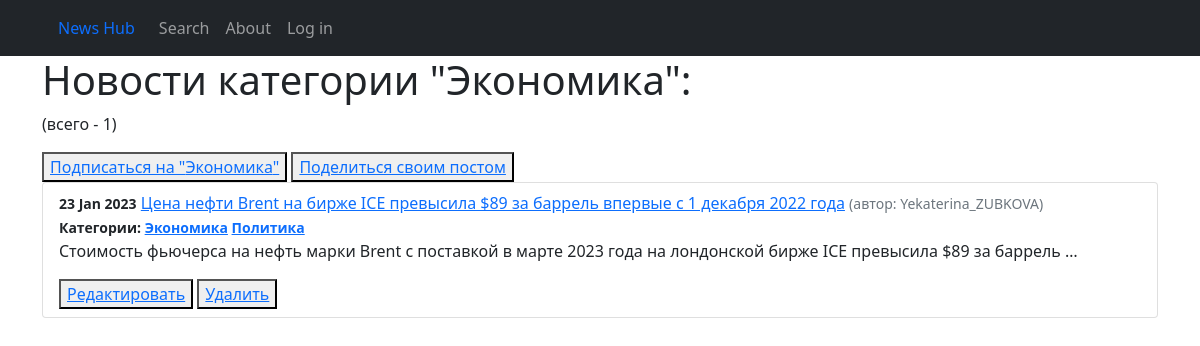
The app's page /categories/1, older data.
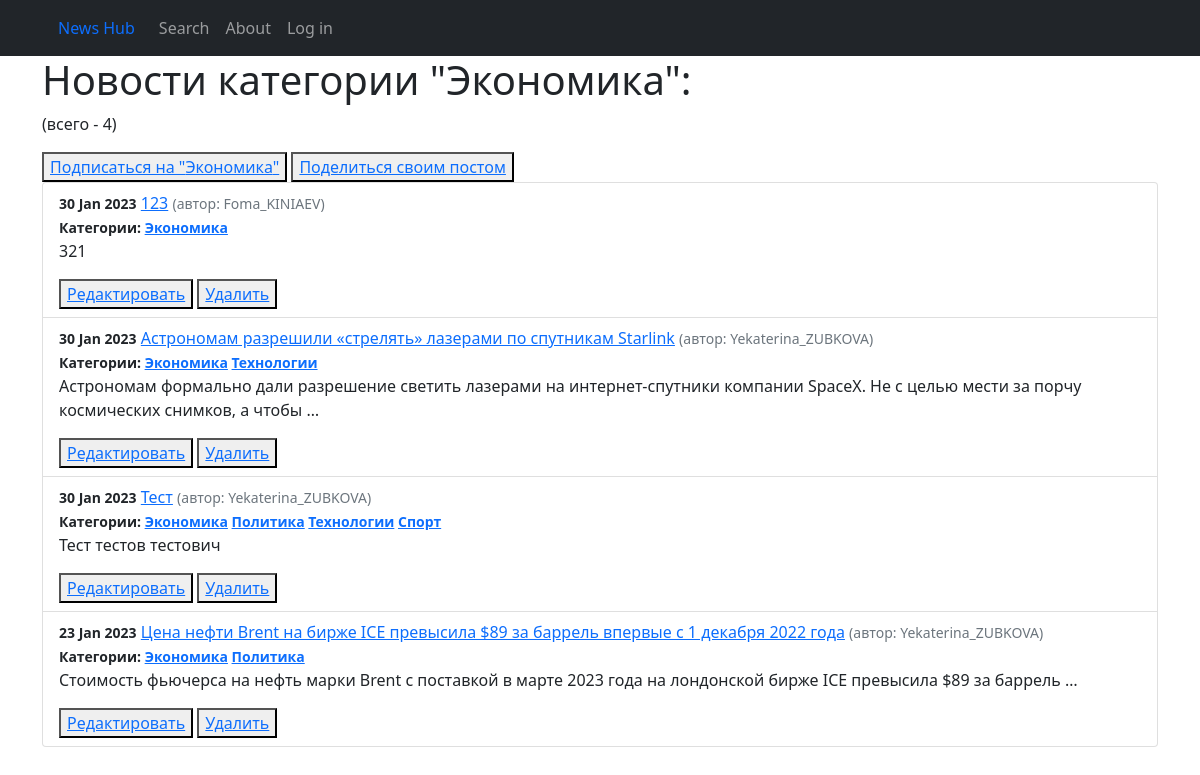
The same page, newer data.
### news/models.py (models this page shows, shortened)
class Post(models.Model):
    author = models.ForeignKey(Author, on_delete=models.CASCADE)
    type = models.CharField(max_length=1, choices=POST_TYPES)
    creation_date = models.DateTimeField(auto_now_add=True)
    category = models.ManyToManyField(Category, through='PostCategory')
    title = models.CharField(max_length=255)
    text = models.TextField()
    _rating = models.IntegerField(default=0, db_column='rating')

class Author(models.Model):
    user = models.OneToOneField(User, on_delete=models.CASCADE)
    _rating = models.IntegerField(default=0)
    def __str__(self):
        return f'{self.user}'

class Category(models.Model):
    theme = models.CharField(max_length=50, unique=True)
    subscribers = models.ManyToManyField(User, related_name='categories')
    def __str__(self):
        return f'{self.theme}'

### news/views.py (the view)
# urls.py: path('categories/<int:pk>', CategoryPostsList.as_view(), name='category_list'),
class CategoryPostsList(ListView):
    model = Post
    template_name = 'category_list.html'
    context_object_name = 'category_post_list'
    def get_queryset(self):
        self.category = get_object_or_404(Category, id=self.kwargs['pk'])
        queryset = Post.objects.filter(category=self.category).order_by('-_rating', '-creation_date')
        return queryset
    def get_context_data(self, **kwargs):
        context = super().get_context_data()
        context['is_not_subscribed'] = self.request.user not in self.category.subscribers.all()
        context['category'] = self.category
        return context

### templates/category_list.html (shortened to what this page needs)
{% extends 'flatpages/default.html' %}
{% load custom_filters %}
{% block content %}
    <h1>Новости категории "{{ category }}":</h1>
    <p>(всего - {{ category_post_list|length }})</p>
    {% if is_not_subscribed %}
    <button><a href="{% url 'subscribe' category.id %}">Подписаться на "{{ category }}"</a></button>
    {% else %}
    <p>Вы подписаны на данную категорию новостей.</p>
    {% endif %}
    <button><a href="{% url 'post_add' %}">Поделиться своим постом</a></button>
    <ul class="list-group list-group-flash">
        {% for post in category_post_list %}
            <li class="list-group-item">
                <small class="fw-bold">{{ post.creation_date|date:"d M Y" }}</small>
                <a href="../{{post.id}}">{{ post.title }}</a>
                <small class="text-muted">(автор: {{ post.author }})</small><br>
                <small class="fw-bold">Категории:
                    {% for category in post.category.all %}
                        <a href="{% url 'category_list' category.id %}">{{ category }}</a>
                    {% endfor %}
                </small>
                <p>{{ post.text|truncatewords:20 }}</p>
                <button><a href="{% url 'post_edit' post.id %}">Редактировать</a></button>
                <button><a href="{% url 'post_delete' post.id %}">Удалить</a></button>
            </li>
        {% endfor %}
    </ul>
{% endblock content %}

Row changes from the older to the newer data that the page shows:
added Post: creation_date "30 Jan 2023", title "123", author "Foma_KINIAEV", text "321", Category (theme "Экономика")
added Post: creation_date "30 Jan 2023", title "Астрономам разрешили «стрелять» лазерами по спутникам Starlink", author "Yekaterina_ZUBKOVA", text "Астрономам формально дали разрешение светить лазерами на интернет-спутники компании SpaceX. Не с целью мести за порчу космических снимков, а чтобы …", Category (theme "Экономика")
now on this page (row unchanged): Category: theme "Технологии"
added Post: creation_date "30 Jan 2023", title "Тест", author "Yekaterina_ZUBKOVA", text "Тест тестов тестович", Category (theme "Экономика"), Category (theme "Политика")
now on this page (row unchanged): Category: theme "Спорт", shown under "30 Jan 2023"
Text that changed along with them:
{{ category_post_list|length }}: "1" → "4"
